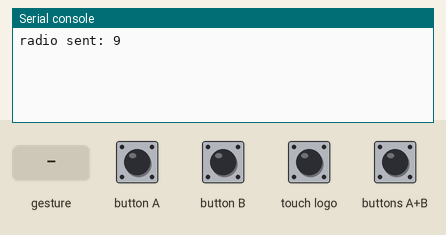
Bench run of a program on a simulated BBC micro:bit (MakeCode). Shown: the last lines printed to the serial console. Inputs (shaded band) come from the test bench. No radio messages arrive unless stated (any console line starting 'radio sent:' is added by the test bench); a tilt is held for 1.5 s and a shake lasts 1 s, then the board lies face up again.

Above: at 1.2 s.
1.3 s: button A pressed for 0.15 s
At 2.6 s:
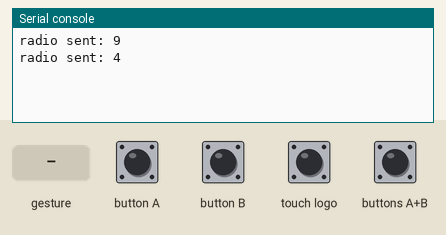
2.9 s: button B pressed for 0.15 s
At 4.0 s:
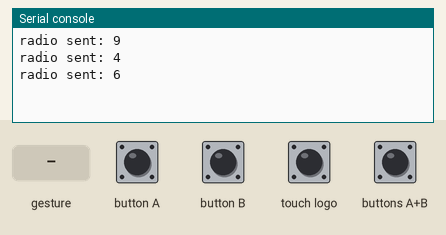
4.5 s: touch logo pressed for 0.15 s
At 5.2 s:
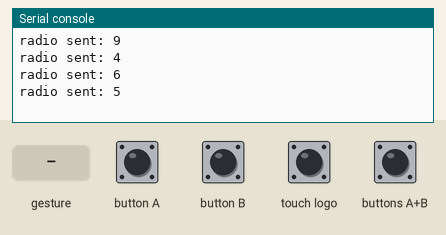
6.1 s: buttons A+B pressed for 0.15 s
At 7.4 s:
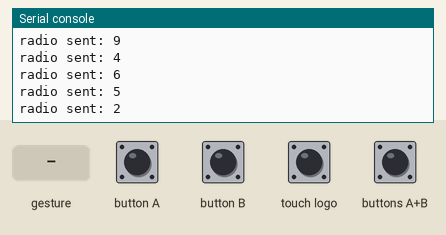
7.7 s: gesture 'screen down'
At 8.2 s:
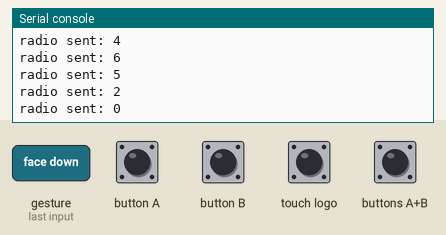
Timing chart, 0 to 10.2 s (numbered marks = the images above; inputs shaded):
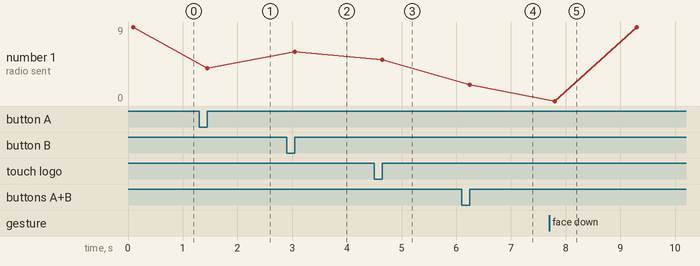

The program:

main.ts
```typescript
input.onButtonPressed(Button.A, function () {
    radio.sendNumber(4)
})
input.onButtonPressed(Button.B, function () {
    radio.sendNumber(6)
})
input.onButtonPressed(Button.AB, function () {
    radio.sendNumber(2)
})
input.onLogoEvent(TouchButtonEvent.Pressed, function () {
    radio.sendNumber(5)
})
input.onGesture(Gesture.ScreenDown, function () {
    radio.sendNumber(0)
})
input.onGesture(Gesture.ScreenUp, function () {
    radio.sendNumber(9)
})
```

test.ts
```typescript
// здесь помещаются тесты; они не будут скомпилированы, пока пакет используется в качестве расширения.
```

Measured:
- after the input at 1.3 s, the serial console: prints a new line after 0.15 s (image 1)
- after the input at 2.9 s, the serial console: prints a new line after 0.15 s (image 2)
- after the input at 4.5 s, the serial console: prints a new line after 0.15 s (image 3)
- after the input at 6.1 s, the serial console: prints a new line after 0.15 s (image 4)
- after the input at 7.7 s, the serial console: prints a new line after 0.10 s (image 5)
- plotted number 1: 9 → 4 after the input at 1.3 s, 4 → 6 after the input at 2.9 s, 6 → 5 after the input at 4.5 s, 5 → 2 after the input at 6.1 s, 2 → 9 after the input at 7.7 s
